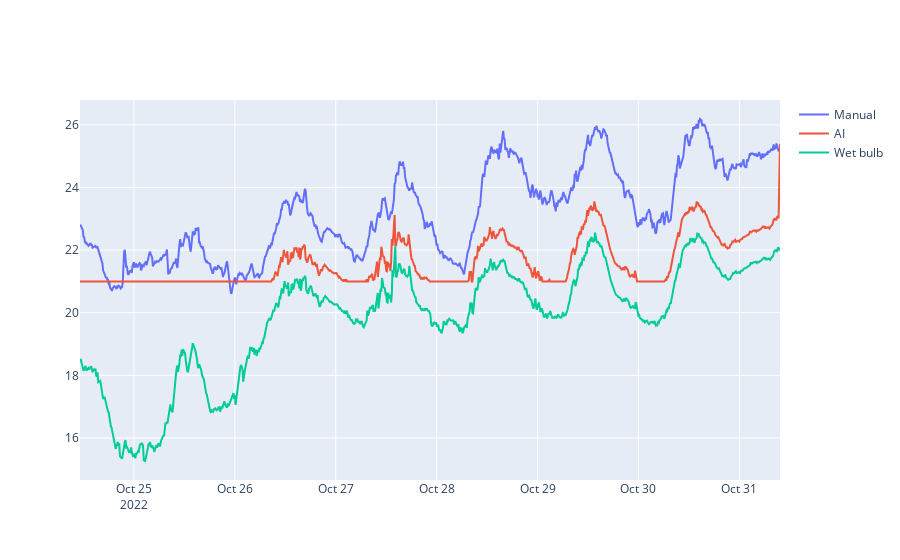

Notebook code for this chart:
### Code cell
# eval plot
import os,pickle
import numpy as np
import plotly.graph_objects as go
from tqdm import tqdm
from utils.DataProcess import Start
from utils.ClooingTowerOptimize import CT_opt
with open(os.path.join('model','regr.pkl'), 'rb') as p:
    opt = pickle.load(p)


vs = []
for c in tqdm(range(1000)):
    try:
        opt.predict(c)
        v,fig = opt.plot(21,29)
        vs.append(v)
    except:
        pass


fig = go.Figure()
fig.add_traces(go.Scatter(x=opt.df.Datetime[-1000:][::-1],y=opt.df.condenser_supply_temp[-1000:][::-1],mode='lines',name='Manual'))
fig.add_traces(go.Scatter(x=opt.df.Datetime[-1000:][::-1],y=np.array(vs),mode='lines',name='AI'))
fig.add_traces(go.Scatter(x=opt.df.Datetime[-1000:][::-1],y=opt.df.Wet_bulb_temp[-1000:][::-1],mode='lines',name='Wet bulb'))

### Figure 1 — Plotly figure (JSON) as saved in the notebook; plotly's stock layout.template omitted (floating-point values rounded to 4 significant figures; data arrays with more than 128 entries replaced by an {"elided": "..."} marker saying what was removed)
{"data": [{"mode": "lines", "name": "Manual", "type": "scatter", "x": {"elided": "1000 str values"}, "y": {"elided": "1000 float values"}}, {"mode": "lines", "name": "AI", "type": "scatter", "x": {"elided": "1000 str values"}, "y": {"elided": "1000 float values"}}, {"mode": "lines", "name": "Wet bulb", "type": "scatter", "x": {"elided": "1000 str values"}, "y": {"elided": "1000 float values"}}], "layout": {}}
